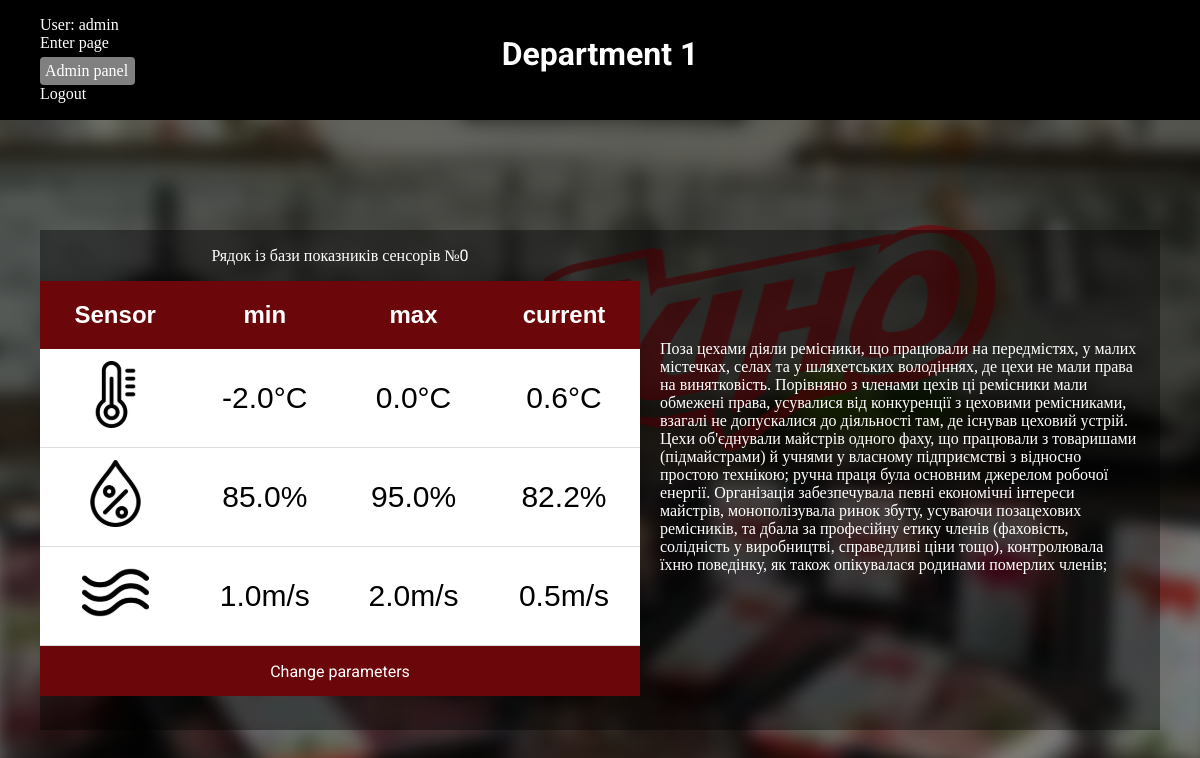
Screenshot of /departments/1 (signed in) with the database file from the repository.
### users/models.py (models this page shows)
class User(AbstractUser):
    identifier = models.CharField('id',max_length=40, default = '')
    dep_1 = models.CharField('dep_1', max_length=3, default='N')
    dep_2 = models.CharField('dep_2', max_length=3, default='N')
    dep_3 = models.CharField('dep_3', max_length=3, default='N')
    dep_4 = models.CharField('dep_4', max_length=3, default='N')
    dep_5 = models.CharField('dep_5', max_length=3, default='N')
    update_permission = models.CharField('update_permission', max_length=3, default='N')
    send_message = models.CharField('send_message', max_length=3, default='N')

### departments/models.py (models this page shows, shortened)
class Departments(models.Model):
    title = models.CharField('Name',max_length=20)
    description = models.TextField('Description')
    min_t = models.FloatField('min_value_temperature',default = 0)
    max_t = models.FloatField('max_value_temperature',default = 1)
    default_value_t = models.FloatField('default_value_temperature',default=1)
    min_h = models.FloatField('min_value_humidity',default = 0)
    max_h = models.FloatField('max_value_humidity',default = 1)
    default_value_h = models.FloatField('default_value_humidity',default=1)
    min_a = models.FloatField('min_value_air',default = 0)
    max_a = models.FloatField('max_value_air',default = 1)
    default_value_a = models.FloatField('default_value_air',default=1)
    class Meta:
        verbose_name = 'Department'
        verbose_name_plural = 'Departments'

class ModelSensor1(models.Model):
    department_id = models.IntegerField('department_id',default = 0)
    temperature = models.FloatField('temperature', default = 0)
    humidity = models.FloatField('humidity ', default = 1 )
    air_currents = models.FloatField('air_currents', default= 1 )
    class Meta:
        verbose_name = 'Sensor'
        verbose_name_plural = 'Sensors'

### departments/views.py (the view)
# urls.py: path('<int:pk>',views.DepDetailView.as_view(),name = 'dep_detail'),
class DepDetailView(DetailView):
    model = Departments
    template_name = 'dep_detail.html'
    context_object_name = 'department'
    def get_context_data(self, **kwargs):
        context = super().get_context_data(**kwargs)
        department = self.get_object()
        sensors = ModelSensor1.objects.filter(department_id=department.id)
        point = get_current_sensor_value()
        context['point'] = point
        sensors = sensors[point]
        context['random_sensor'] = sensors
        return context

### departments/jobs.py (called while the page is built)
def get_current_sensor_value():
    global current_sensor_value
    return current_sensor_value

### templates/dep_detail.html
{% extends 'base.html' %}
{% load static %}
{% block content %}
    <header>
        <h1>{{department.title}}</h1>
    </header>
    <div class="all_content">
    <div class = "func_window_descr">
    <p class="pointn">Рядок із бази показників сенсорів №{{ point }}</p>
        <table  cellspacing="40" class="styled-table">
            <thead>
                <tr>
                    <th>Sensor</th>
                    <th>min</th>
                    <th>max</th>
                    <th>current</th>
                </tr>
            </thead>
            <tbody>
                <tr>
                    <td><img src="{% static 'users/img/thermometer.svg' %}" alt=""></td>
                    <td>{{department.min_t}}°C</td>
                    <td>{{department.max_t}}°C</td>
                    <td>{{ random_sensor.temperature }}°C</td>
                </tr>
                <tr>
                    <td><img src="{% static 'users/img/humidity.svg' %}" alt=""></td>
                    <td>{{department.min_h}}%</td>
                    <td>{{department.max_h}}%</td>
                    <td>{{ random_sensor.humidity}}%</td>
                </tr>
                <tr>
                    <td><img src="{% static 'users/img/wind.svg' %}" alt=""></td>
                    <td>{{department.min_a}}m/s</td>
                    <td>{{department.max_a}}m/s</td>
                    <td>{{ random_sensor.air_currents}}m/s</td>
                </tr>
            </tbody>
        </table>
        {% if user.update_permission == 'Y' %}
        <div class="update_sensors_button_d"><a class = 'update_sensors_button' href="{% url 'dep_update' department.id %}">Change parameters</a></div>
        {% endif %}
        </div>
<div class = "description_text"><p>{{department.description}}</p></div>
        </div>
{% endblock %}

### templates/base.html (shortened to what this page needs)
{% load static %}
<!DOCTYPE html>
<html lang="en">
<head>
    <link rel = "stylesheet" href = "{% static 'users/css/base_autoris.css' %}">
</head>
<body>
    <div class = 'left_info'>
    <ul class="left_menu">
        <li>
            User: {{ user }}
        </li>
        <li>
            <a href="{% url 'home' %}">Enter page</a>
        </li>
        <li class="ladminka">
            <a class = 'adminka' href="{% url 'admin:index' %}">Admin panel</a>
        </li>
        <li>
            {% if user.is_authenticated %}
                <a href="{% url 'logout' %}">Logout</a>
            {% endif %}
        </li>
    </ul>
    </div>
    <main>
        {% block content %}
        {% endblock %}
    </main>
</body>
</html>

### users/static/users/css/base_autoris.css (style rules this page uses)
html,body { height:100%; margin: 0; }
.ladminka { margin-top:5px; padding:5px ; border: 0px solid #000; border-radius: 4px; background:gray; width:85px; }
.left_info { position: absolute; z-index:3; }
.left_info .left_menu { list-style:none; display: block; }
.left_info .left_menu li { color:white; }
.left_info a { text-decoration: none; color: white; }
main header { display:block; justify-content: center; text-align:center; align-items: center; position: absolute; background-color:black; width:100%; height:120px; z-index:2; font-family:'Roboto'; }
main header h1 { color:white; margin-top:35px; }
.styled-table { text-align:center; background-color:white; border-collapse: collapse; margin: 0px 0; font-size: 0.9em; font-family: sans-serif; min-width: 600px; box-shadow: 0 0 20px rgba(0, 0, 0, 0.15); }
.styled-table thead tr { background-color: #6B070B; color: #ffffff; text-align: center; }
.styled-table td { font-size:30px; }
.styled-table th { font-size:24px; padding: 20px; }
.styled-table td { padding: 12px 15px; }
.styled-table tbody tr { border-bottom: 1px solid #dddddd; }
main .all_content { padding-top:0px; justify-content: center; display:flex; position:absolute; top:230px; height:500px; background: rgba(0, 0, 0, 0.4); z-index:2; margin-left:40px; margin-right:40px; }
main .func_window_descr { tex-align:center; align-items: center; border-radius: 4px; font-family: 'Roboto'; justify-content: center; z-index:1 }
main .description_text { height:200px; color:white; display: flex; align-items: center; z-index:2; }
main .description_text p { align-items: center; z-index:1; margin-top:270px; margin-left:20px; margin-right:20px; }
.update_sensors_button { text-decoration: none; color:white; display: block; width: 100%; }
.update_sensors_button_d { display:flex; justify-content: center; text-align:center; align-items: center; height:50px; background:#6B070B; transition:all .6s ease; }
main .func_window_descr p { color:white; }
main .pointn { text-align:center; }

### rows the page displays
User: is_active+password+username "admin"
Departments: title "Department 1", min_t "-2.0", max_t "0.0", min_h "85.0", max_h "95.0", min_a "1.0", max_a "2.0", description "Поза цехами діяли ремісники, що працювали на передмістях, у малих містечках, селах та у шляхетських володіннях, де цехи не мали права на винятковість. Порівняно з членами цехів ці ремісники мали обмежені права, усувалися від конкуренції з цеховими ремісниками, взагалі не допускалися до діяльності там, де існував цеховий устрій. Цехи об'єднували майстрів одного фаху, що працювали з товаришами (підмайстрами) й учнями у власному підприємстві з відносно простою технікою; ручна праця була основним джерелом робочої енергії. Організація забезпечувала певні економічні інтереси майстрів, монополізувала ринок збуту, усуваючи позацехових ремісників, та дбала за професійну етику членів (фаховість,…"
ModelSensor1: temperature "0.6", humidity "82.2", air_currents "0.5"

### other values shown
{{ point }} "0"
